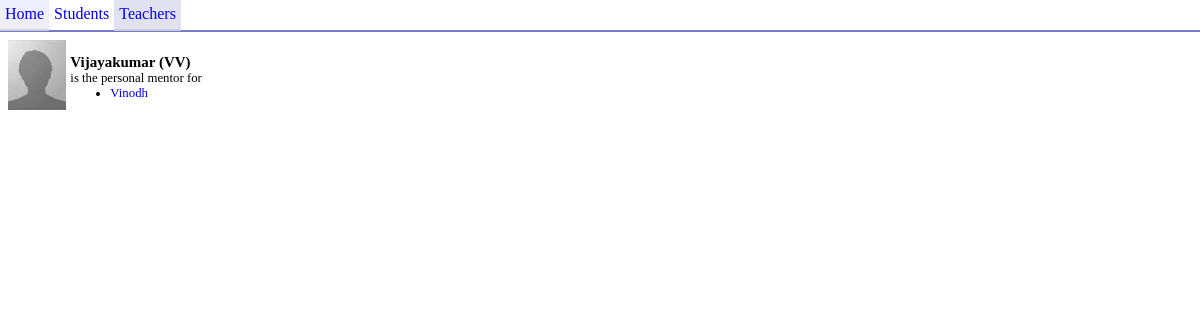
Page /teachers.php?teacherid=3 on the committed database.
### tables this page shows
CREATE TABLE IF NOT EXISTS `teachers` (
  `teacher_id` int(3) NOT NULL AUTO_INCREMENT,
  `teacher_code` varchar(5) NOT NULL,
  `teacher_name` varchar(128) NOT NULL,
  PRIMARY KEY (`teacher_id`)
);

CREATE TABLE IF NOT EXISTS `students` (
  `student_id` int(10) NOT NULL AUTO_INCREMENT,
  `adm_no` varchar(10) NOT NULL,
  `exam_no` int(8) NOT NULL,
  `student_name` varchar(64) NOT NULL,
  `class_id` int(8) NOT NULL,
  `team_id` int(4) NOT NULL,
  `house_id` int(4) NOT NULL,
  `mentor_id` int(8) NOT NULL,
  PRIMARY KEY (`student_id`),
  UNIQUE KEY `adm_no` (`adm_no`),
  UNIQUE KEY `exam_no` (`exam_no`)
);

### teachers.php (the view, shortened to what this page needs)
<!doctype html>
<html>
<head>
<link rel="stylesheet" href="main.css">
</head>
<body>
<div id="menu">
    <a href="./">Home</a><a href="./student.php">Students</a><a id="currentMenuItem" href="./teachers.php">Teachers</a>
</div>
<div id="wrapper">
<?php
if(isset($_GET['teacherid'])) {
    $res = mysql_query("SELECT * FROM `teachers` WHERE `teacher_id` = '" . $_GET['teacherid'] . "'");
    if(mysql_num_rows($res) == 0) {
        header("Location: ./teachers.php");
    }
    else {
        $row = mysql_fetch_assoc($res);
	echo "<table><tr><td>";
	echo "<img height=\"70px\" src=\"./default.jpg\"></td><td style=\"font-size:80%; \"><h3 style=\"margin:0; \">" . $row["teacher_name"] . " (" . $row["teacher_code"] . ")</h3>";
	$res2 = mysql_query("SELECT `student_id`,`student_name` FROM `students` WHERE `mentor_id` = '" . $row["teacher_id"] . "'");
	if(mysql_num_rows($res2) > 0) {
	    echo "is the personal mentor for <ul style=\"margin:0; \">";
	    while($row2 = mysql_fetch_assoc($res2)) {
	    	echo "<li><a href=\"./student.php?sid=" . $row2["student_id"] . "\">" . $row2["student_name"] . "</a></li>";
	    }
	    echo "</ul>";
	}
	echo "</td></tr></table>";
    }
}
?>
</div>
</body>
</html>

### main.css (style rules this page uses)
body { font-size:1em; margin:0; }
#wrapper { padding:5px; }
a { text-decoration:none; }
#menu { border-bottom:2px solid #77c; height:30px; }
#menu a { padding:5px; padding-bottom:6px; margin:0; display:inline-block; }
#currentMenuItem { background-color:#e1e1f1; border-bottom:2px solid #ccd; }

### rows in the picture
teachers: teacher_name "Vijayakumar", teacher_code "VV"
students: student_name "Vinodh"
